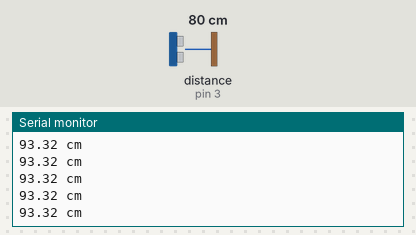
The sketch below on a simulated Arduino Uno, built with avr-gcc and run on an emulated ATmega328P. Parts: the last lines printed to the serial monitor. Wiring (inferred from the names in the program): ultrasonic range finder: trigger pin 2; echo pin 3. The test bench sets the inputs (shaded band); at power-on: distance to the obstacle (sensor on pin 3) 80 cm. The echo pulse lasts 58.3 µs per cm.

Above: at 1.2 s.
1.3 s: distance to the obstacle (sensor on pin 3) set to 299 cm
At 1.62 s:
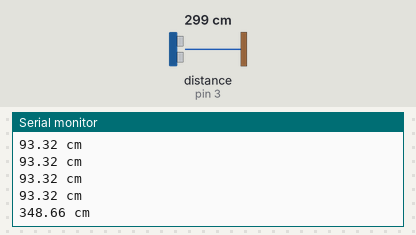
4.3 s: distance to the obstacle (sensor on pin 3) set to 2 cm
At 4.45 s:
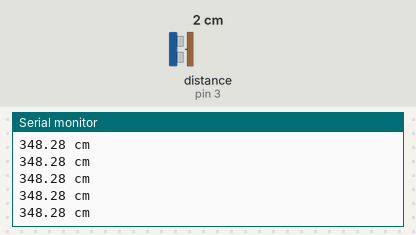
Timing chart, 0 to 7.3 s (numbered marks = the images above; inputs shaded):
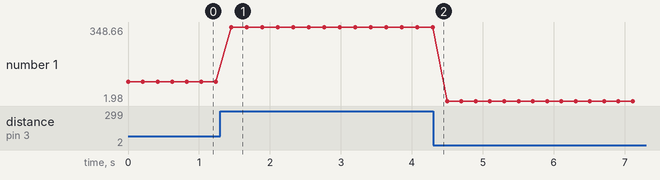

Measured:
- after the input at 1.3 s, the serial monitor: prints a new line after 0.16 s (image 1)
- plotted number 1: 93.32 → 348.28 after the input at 1.3 s, 348.28 → 1.98 after the input at 4.3 s

The sketch:

Assign4_6206021621058_06.ino
```cpp
#define ECHOPIN 3
#define TRIGPIN 2
void setup() {
  // put your setup code here, to run once:
  Serial.begin(9600);
  pinMode(ECHOPIN, INPUT);
  pinMode(TRIGPIN, OUTPUT);

}

void loop() {
  // put your main code here, to run repeatedly:
  digitalWrite(TRIGPIN, LOW);
  delayMicroseconds(2);
  digitalWrite(TRIGPIN, HIGH);
  delayMicroseconds(10);
  digitalWrite(TRIGPIN, LOW);
  float distance = pulseIn (ECHOPIN, HIGH);
  distance = distance/50;
  Serial.print(distance);
  Serial.println(" cm");
  delay(200);

}
```
